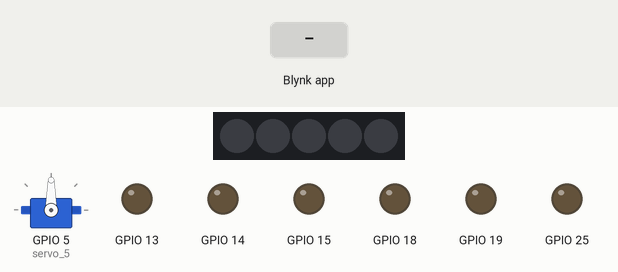
This sketch was run on a simulated ESP32. Shown: 5 RGB LEDs in strip order, left to right, servo, output pins drawn as LEDs (lit = HIGH). The test bench sets the inputs (shaded band). WiFi joins after 1.5 s; servers stay silent unless stated.

Above: at 3.0 s.
3.1 s: Blynk app writes 1 to V0
At 4.2 s:
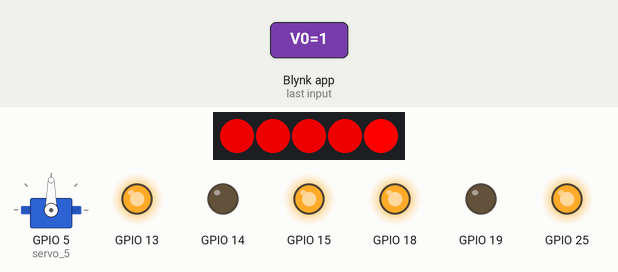
4.6 s: Blynk app writes 1 to V1
At 5.4 s:
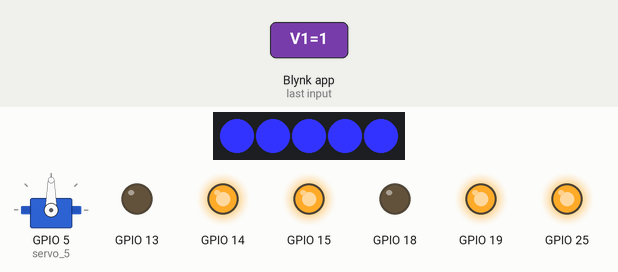
6.1 s: Blynk app writes 1 to V2
At 6.6 s:
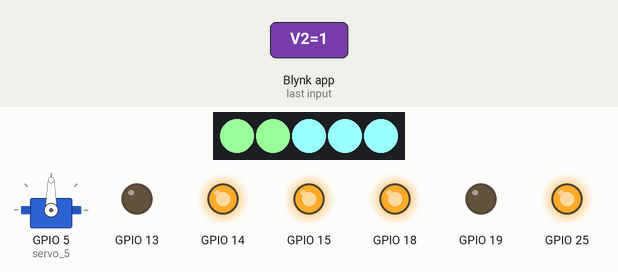
7.6 s: Blynk app writes 1 to V3
At 8.8 s:
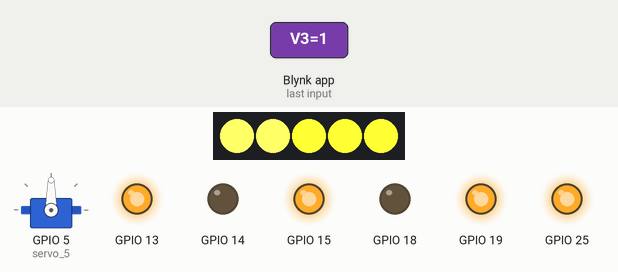
9.1 s: Blynk app writes 1 to V5
At 10.0 s:
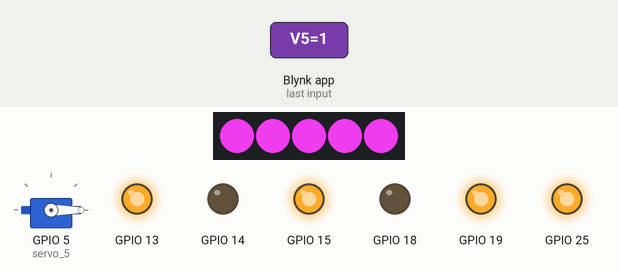
10.6 s: Blynk app writes 0 to V0
At 11.2 s:
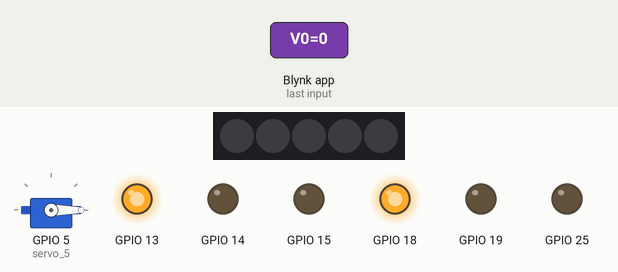
Timing chart, 0 to 13.1 s (numbered marks = the images above; inputs shaded):
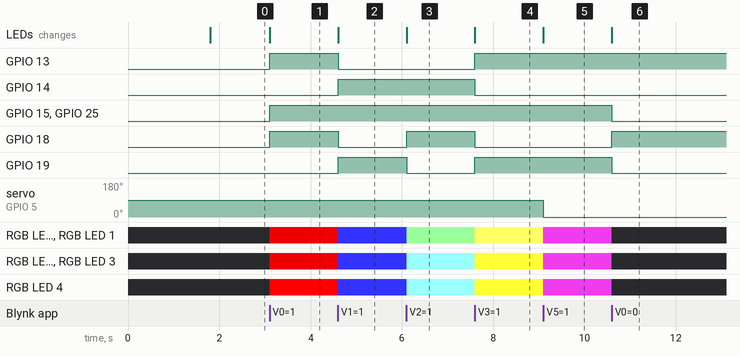

The sketch:

iot.ino
```cpp
    #include <ESP32Servo.h>

#define BLYNK_TEMPLATE_ID           "TMPL6TisPkja6"
#define BLYNK_DEVICE_NAME           "demo140823"
#define BLYNK_AUTH_TOKEN            "Hr-hTiTKME5xAZbiwEn2aZeeH_DrFGPc"


#define BLYNK_PRINT Serial


#include <WiFi.h>
#include <WiFiClient.h>
#include <BlynkSimpleEsp32.h>
char auth[] = BLYNK_AUTH_TOKEN;

char ssid[] = "HUAWEI-B315-7C2A";
char pass[] = "18DMA9MTRQL";
#include <Adafruit_NeoPixel.h>
 Adafruit_NeoPixel pixels = Adafruit_NeoPixel(5, 4, NEO_GRB + NEO_KHZ800);

BLYNK_WRITE(V0)
{
int pinValue = param.asInt();
  if (pinValue == 1) {
    pixels.setPixelColor(0, 0xcc0000);
    pixels.setPixelColor(1, 0xcc0000);
    pixels.setPixelColor(2, 0xcc0000);
    pixels.setPixelColor(3, 0xcc0000);
    pixels.setPixelColor(4, 0xff0000);
    pixels.show();
    pixels.show();
    digitalWrite(13,HIGH);
    digitalWrite(14,LOW);
    analogWrite(25,255);
    digitalWrite(18,HIGH);
    digitalWrite(19,LOW);
    analogWrite(15,255);

  } else {
    digitalWrite(13,HIGH);
    digitalWrite(14,LOW);
    analogWrite(25,0);
    digitalWrite(18,HIGH);
    digitalWrite(19,LOW);
    analogWrite(15,0);
    pixels.setPixelColor(0, 0x000000);
    pixels.setPixelColor(1, 0x000000);
    pixels.setPixelColor(2, 0x000000);
    pixels.setPixelColor(3, 0x000000);
    pixels.setPixelColor(4, 0x000000);
    pixels.show();
    pixels.show();

  }
}

BLYNK_WRITE(V1)
{
int pinValue = param.asInt();
  if (pinValue == 1) {
    pixels.setPixelColor(0, 0x3333ff);
    pixels.setPixelColor(1, 0x3333ff);
    pixels.setPixelColor(2, 0x3333ff);
    pixels.setPixelColor(3, 0x3333ff);
    pixels.setPixelColor(4, 0x3333ff);
    pixels.show();
    pixels.show();
    digitalWrite(13,LOW);
    digitalWrite(14,HIGH);
    analogWrite(25,255);
    digitalWrite(18,LOW);
    digitalWrite(19,HIGH);
    analogWrite(15,255);

  } else {
    digitalWrite(13,LOW);
    digitalWrite(14,HIGH);
    analogWrite(25,0);
    digitalWrite(18,LOW);
    digitalWrite(19,HIGH);
    analogWrite(15,0);
    pixels.setPixelColor(0, 0x000000);
    pixels.setPixelColor(1, 0x000000);
    pixels.setPixelColor(2, 0x000000);
    pixels.setPixelColor(3, 0x000000);
    pixels.setPixelColor(4, 0x000000);
    pixels.show();
    pixels.show();

  }
}

BLYNK_WRITE(V2)
{
int pinValue = param.asInt();
  if (pinValue == 1) {
    pixels.setPixelColor(0, 0x99ff99);
    pixels.setPixelColor(1, 0x99ff99);
    pixels.setPixelColor(2, 0x99ffff);
    pixels.setPixelColor(3, 0x99ffff);
    pixels.setPixelColor(4, 0x99ffff);
    pixels.show();
    pixels.show();
    digitalWrite(13,LOW);
    digitalWrite(14,HIGH);
    analogWrite(25,255);
    digitalWrite(18,HIGH);
    digitalWrite(19,LOW);
    analogWrite(15,255);

  } else {
    digitalWrite(13,HIGH);
    digitalWrite(14,LOW);
    analogWrite(25,0);
    digitalWrite(18,HIGH);
    digitalWrite(19,LOW);
    analogWrite(15,0);
    pixels.setPixelColor(0, 0x000000);
    pixels.setPixelColor(1, 0x000000);
    pixels.setPixelColor(2, 0x000000);
    pixels.setPixelColor(3, 0x000000);
    pixels.setPixelColor(4, 0x000000);
    pixels.show();
    pixels.show();

  }
}

BLYNK_WRITE(V3)
{
int pinValue = param.asInt();
  if (pinValue == 1) {
    pixels.setPixelColor(0, 0xffff66);
    pixels.setPixelColor(1, 0xffff66);
    pixels.setPixelColor(2, 0xffff33);
    pixels.setPixelColor(3, 0xffff33);
    pixels.setPixelColor(4, 0xffff33);
    pixels.show();
    pixels.show();
    digitalWrite(13,HIGH);
    digitalWrite(14,LOW);
    analogWrite(25,255);
    digitalWrite(18,LOW);
    digitalWrite(19,HIGH);
    analogWrite(15,255);

  } else {
    digitalWrite(13,HIGH);
    digitalWrite(14,LOW);
    analogWrite(25,0);
    digitalWrite(18,HIGH);
    digitalWrite(19,LOW);
    analogWrite(15,0);
    pixels.setPixelColor(0, 0x000000);
    pixels.setPixelColor(1, 0x000000);
    pixels.setPixelColor(2, 0x000000);
    pixels.setPixelColor(3, 0x000000);
    pixels.setPixelColor(4, 0x000000);
    pixels.show();
    pixels.show();

  }
}

Servo servo_5;
BLYNK_WRITE(V4)
{
int pinValue = param.asInt();
  if (pinValue == 1) {
    pixels.setPixelColor(0, 0x3333ff);
    pixels.setPixelColor(1, 0x3333ff);
    pixels.setPixelColor(2, 0x3333ff);
    pixels.setPixelColor(3, 0x3333ff);
    pixels.setPixelColor(4, 0x3333ff);
    pixels.show();
    pixels.show();
    servo_5.write(90);

  }
}

BLYNK_WRITE(V5)
{
int pinValue = param.asInt();
  if (pinValue == 1) {
    pixels.setPixelColor(0, 0xcc33cc);
    pixels.setPixelColor(1, 0xcc33cc);
    pixels.setPixelColor(2, 0xcc33cc);
    pixels.setPixelColor(3, 0xcc33cc);
    pixels.setPixelColor(4, 0xcc33cc);
    pixels.show();
    pixels.show();
    servo_5.write(0);

  }
}


void setup() {
  Serial.begin(9600);
  Blynk.begin(auth, ssid, pass);
  pixels.begin();

  pinMode(13,OUTPUT);
 pinMode(14,OUTPUT);
 pinMode(25,OUTPUT);
  pinMode(18,OUTPUT);
 pinMode(19,OUTPUT);
 pinMode(15,OUTPUT);
  servo_5.attach(5);
}

void loop() {
  Blynk.run();
}
```

Measured:
- after the input at 3.1 s, GPIO 13, GPIO 15, GPIO 18, GPIO 25: LOW → HIGH at once; RGB LED 0–3: off → RGB(204, 0, 0) at once; RGB LED 4: off → RGB(255, 0, 0) at once; the LEDs: change at once (image 1)
- after the input at 4.6 s, GPIO 13, GPIO 18: HIGH → LOW at once; GPIO 14, GPIO 19: LOW → HIGH at once; RGB LED 0–3: RGB(204, 0, 0) → RGB(51, 51, 255) at once; RGB LED 4: RGB(255, 0, 0) → RGB(51, 51, 255) at once; the LEDs: change at once (image 2)
- after the input at 6.1 s, GPIO 18: LOW → HIGH at once; GPIO 19: HIGH → LOW at once; RGB LED 0, RGB LED 1: RGB(51, 51, 255) → RGB(153, 255, 153) at once; RGB LED 2–4: RGB(51, 51, 255) → RGB(153, 255, 255) at once; the LEDs: change at once (image 3)
- after the input at 7.6 s, GPIO 13, GPIO 19: LOW → HIGH at once; GPIO 14, GPIO 18: HIGH → LOW at once; RGB LED 0, RGB LED 1: RGB(153, 255, 153) → RGB(255, 255, 102) at once; RGB LED 2–4: RGB(153, 255, 255) → RGB(255, 255, 51) at once; the LEDs: change at once (image 4)
- after the input at 9.1 s, servo on GPIO 5 (servo_5): 90° → 0° at once; RGB LED 0, RGB LED 1: RGB(255, 255, 102) → RGB(204, 51, 204) at once; RGB LED 2–4: RGB(255, 255, 51) → RGB(204, 51, 204) at once; the LEDs: change at once (image 5)
- after the input at 10.6 s, GPIO 15, GPIO 19, GPIO 25: HIGH → LOW at once; GPIO 18: LOW → HIGH at once; RGB LED 0–4: RGB(204, 51, 204) → off at once; the LEDs: change at once (image 6)
